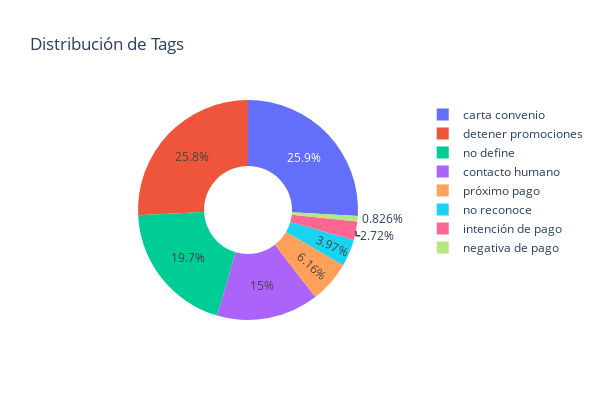

The code cell stored with this chart in its notebook:
### Markdown cell above
de las respuestas: extraigo el tag y saco el el count, lo grafico

pie chart o donut?

### Code cell
tag_counts = data.query("content.str.contains('Template')").tag.value_counts()

fig = px.pie(
    values=tag_counts.values,
    names=tag_counts.index,
    title='Distribución de Tags',
    width=600,
    height=400,
    hole=0.4  
)

fig.show()

### Figure 1 — Plotly figure (JSON) as saved in the notebook; plotly's stock layout.template omitted (floating-point values rounded to 4 significant figures)
{"data": [{"domain": {"x": [0, 1], "y": [0, 1]}, "hole": 0.4, "hovertemplate": "label=%{label}<br>value=%{value}<extra></extra>", "labels": ["carta convenio", "detener promociones", "no define", "contacto humano", "próximo pago", "no reconoce", "intención de pago", "negativa de pago"], "legendgroup": "", "name": "", "showlegend": true, "type": "pie", "values": [1095, 1091, 835, 635, 261, 168, 115, 35]}], "layout": {"height": 400, "legend": {"tracegroupgap": 0}, "title": {"text": "Distribución de Tags"}, "width": 600}}
